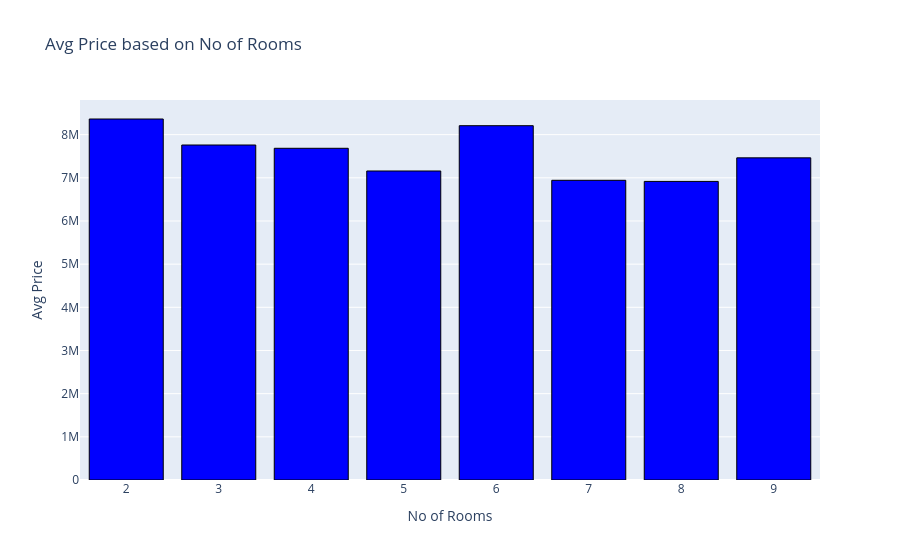
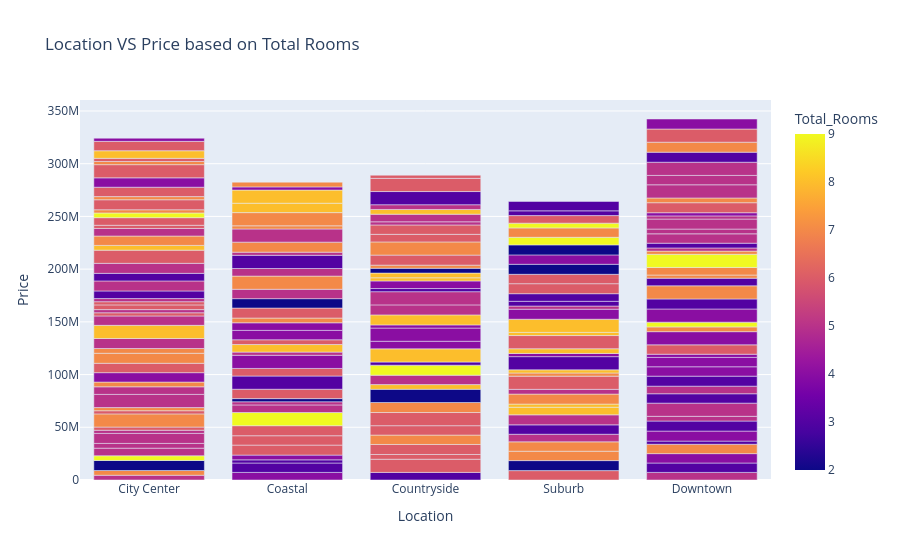
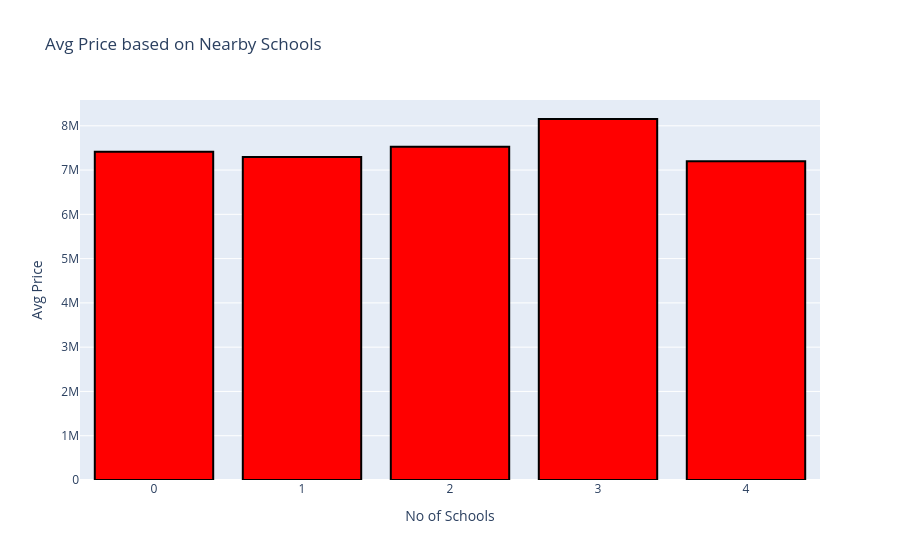
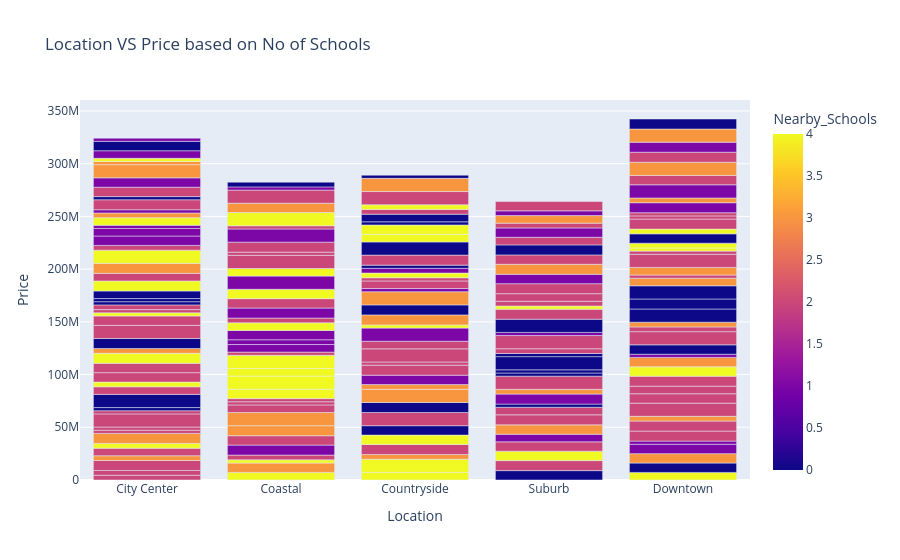

Notebook code for these charts, in order:
### Code cell
import pandas as pd
import numpy as np
import seaborn as sns
import matplotlib.pyplot as plt
import plotly.express as px
import plotly.graph_objects as go
from sklearn.feature_selection import mutual_info_regression
from sklearn.model_selection import train_test_split
from sklearn.linear_model import LinearRegression

# ----------------- Fix global randomness -----------------
np.random.seed(42)

# ----------------- Load dataset -----------------
df = pd.read_csv("HousePriceDataset.csv")

# ---------------- Handle categorical column -----------------
"""df['Has_Garden'] = df['Has_Garden'].astype(str).str.strip()
df['Has_Garden'] = df['Has_Garden'].replace("nan", pd.NA)  # Convert 'nan' strings to real NaN
df['Has_Garden'] = df['Has_Garden'].fillna(df['Has_Garden'].mode()[0])

# ----------------- Ensure numeric columns are correct -----------------
df['Nearby_Schools'] = pd.to_numeric(df['Nearby_Schools'], errors='coerce')

# ----------------- Fill missing numeric values with median -----------------
for col in ['Area_sqft', 'Bedrooms', 'Bathrooms', 'Garage_Size', 'Nearby_Schools']:
    df[col] = df[col].fillna(df[col].median())

# ----------------- Feature Engineering -----------------
#df['Total_Rooms'] = df['Bedrooms'] + df['Bathrooms']"""

# ----------------- Stable MI Calculation -----------------
X = df.copy()
y = X.pop("Price")

# Factorize categorical columns
for colname in X.select_dtypes("object"):
    X[colname], _ = X[colname].factorize()

discrete_features = X.dtypes == int

def make_mi_scores(X, y, discrete_features):
    mi_scores = mutual_info_regression(X, y, discrete_features=discrete_features, random_state=42)
    mi_scores = pd.Series(mi_scores, name="MI Scores", index=X.columns)
    mi_scores = mi_scores.sort_values(ascending=False)
    return mi_scores

mi_scores = make_mi_scores(X, y, discrete_features)
print("Mutual Information Scores:\n", mi_scores)

# ----------------- Plot MI Scores -----------------
def plot_mi_scores(scores):
    scores = scores.sort_values(ascending=True)
    width = np.arange(len(scores))
    ticks = list(scores.index)
    plt.barh(width, scores)
    plt.yticks(width, ticks)
    plt.title("Mutual Information Scores")
    plt.show()

plt.figure(dpi=100, figsize=(7, 4))
plot_mi_scores(mi_scores)

# ----------------- Year Built Grouping & Boxplot -----------------
df['Year_Group'] = pd.cut(df['Year_Built'], 
                          bins=[1950, 1970, 1990, 2010, 2025], 
                          labels=["1950–1970", "1971–1990", "1991–2010", "2011–2025"])

plt.figure(figsize=(7,4))
sns.boxplot(x="Year_Group", y="Price", data=df, palette="Set2")
plt.title("House Price Distribution by Year Group")
plt.ylabel("Price")
plt.xlabel("Year Built Group")
plt.show()

# ----------------- Average Price by Total Rooms -----------------
Room_Cat = df.groupby("Total_Rooms")['Price'].mean().reset_index()
fig = px.bar(Room_Cat,
             x="Total_Rooms",
             y="Price",
             title="Avg Price based on No of Rooms",
             labels={"Total_Rooms": "No of Rooms", "Price": "Avg Price"},
             hover_data={"Total_Rooms": True, "Price": ":,.0f"})
fig.update_traces(marker_color="blue", marker_line_color="black", marker_line_width=1)
fig.show()

# ----------------- Location vs Price based on Total Rooms -----------------
fig = px.bar(df,
             x="Location",
             y="Price",
             color="Total_Rooms",
             title="Location VS Price based on Total Rooms")
fig.show()

# ----------------- Average Price by Nearby Schools -----------------
Nearbyschool_Cat = df.groupby("Nearby_Schools")['Price'].mean().reset_index()
fig = px.bar(Nearbyschool_Cat,
             x="Nearby_Schools",
             y="Price",
             title="Avg Price based on Nearby Schools",
             labels={"Nearby_Schools": "No of Schools", "Price": "Avg Price"},
             hover_data={"Nearby_Schools": True, "Price": ":,.0f"})
fig.update_traces(marker_color="red", marker_line_color="black", marker_line_width=2)
fig.show()

# ----------------- Location vs Price based on Nearby Schools -----------------
fig = px.bar(df,
             x="Location",
             y="Price",
             color="Nearby_Schools",
             title="Location VS Price based on No of Schools")
fig.show()

# ----------------- Pie chart for number of houses in each location -----------------
loc = df['Location'].value_counts()
label = loc.index
counts = loc.values
colors = ['gold', 'lightgreen', 'skyblue', 'orange', 'pink'][:len(label)]  # flexible colors

fig = go.Figure(data=[go.Pie(labels=label, values=counts, hole=0.5)])
fig.update_layout(title_text='Number of Houses Available in Specific Locations')
fig.update_traces(
    hoverinfo='label+percent',
    textinfo='value',
    textfont_size=20,
    marker=dict(colors=colors, line=dict(color='black', width=2))
)
fig.show()

# ----------------- Bar chart for Price based on condition of house -----------------
conditon_category=df.groupby("Condition")['Price'].mean()
plt.figure(figsize=(7,4))
plt.bar(conditon_category.index,conditon_category.values)
plt.title("House Price Distribution by condition")
plt.ylabel("Price")
plt.xlabel("Condition")
plt.show()

# ----------------- Bar chart for Price based on Garage Size -----------------
Garage_capacity = df.groupby("Garage_Size")['Price'].mean().reset_index()
fig = px.bar(Garage_capacity,
             x="Garage_Size",
             y="Price",
             title="Avg Price based on Garagge soze",
             labels={"Garagge_Size": "Garage Capacity", "Price": "Avg Price"},
             hover_data={"Garage_Size": True, "Price": ":,.0f"})
fig.update_traces(marker_color="red", marker_line_color="black", marker_line_width=2)
fig.show()

# ----------------- Scatter Plot for Price based on Area -----------------
fig = px.scatter(
    df,
    x="Area_sqft",   # replace with your column name for area
    y="Price",       # use original Price (not normalized one)
    title="Area vs Price",
    labels={"Area_sqft": "Area (sqft)", "Price": "House Price"},
    hover_data={"Area_sqft": True, "Price": ":,.0f"},  # show values on hover (Price formatted with commas)
    trendline="ols",   # Ordinary Least Squares Regression
    trendline_color_override="red"
)

fig.show()

# ----------------- Distribution Plot of Price -----------------
plt.figure(figsize=(7,4))
sns.histplot(df['Price'], kde=True, bins=30, color="blue")
plt.title("Distribution of House Prices")
plt.xlabel("Price")
plt.ylabel("Frequency")
plt.show()

# ----------------- Outlier Detection -----------------
plt.figure(figsize=(7,4))
sns.boxplot(x=df['Price'], color="orange")
plt.title("Outlier Detection in House Prices")
plt.xlabel("Price")
plt.show()


# ============================================================
# ----------------- MODEL TRAINING -----------------
# ============================================================

# Encode categorical columns
df_encoded = pd.get_dummies(df, drop_first=True)

X = df_encoded.drop("Price", axis=1)
y = df_encoded["Price"]

X_train, X_test, y_train, y_test = train_test_split(X, y, test_size=0.2, random_state=42)

model = LinearRegression()
model.fit(X_train, y_train)

print("Model Training Completed ✅")

# ============================================================
# ----------------- USER INPUT & PREDICTION -----------------
# ============================================================

# Ask user for details
print("\n--- Enter House Details for Prediction ---\n")

location = input("Enter Location (City center/Downtown/Coastal/Countryside/Suburb): ")
house_type = input("Enter House Type (Apartment/Villa/Studio/Other): ")
condition = input("Enter Condition (New/Good/Average/Old): ")
transaction = input("Enter Transaction Type (Sale/Rent): ")

area_sqft = float(input("Enter Area in sqft: "))
year_built = int(input("Enter Year Built: "))
garage_size = int(input("Enter Garage Size (0,1,2,...): "))
has_garden = input("Has Garden? (Yes/No): ")
total_rooms = int(input("Enter Total Rooms: "))
nearby_schools = int(input("Enter Nearby Schools: "))

# Convert to dataframe
house = pd.DataFrame({
    "Area_sqft": [area_sqft],
    "Year_Built": [year_built],
    "Garage_Size": [garage_size],
    "Has_Garden": [has_garden],
    "Total_Rooms": [total_rooms],
    "Nearby_Schools": [nearby_schools],
    "Location": [location],
    "House_Type": [house_type],
    "Condition": [condition],
    "Transaction": [transaction]
})

# One-hot encode user input same as training data
house_encoded = pd.get_dummies(house, drop_first=True)

# Align with training features
house_encoded = house_encoded.reindex(columns=X.columns, fill_value=0)

# Predict
predicted_price = model.predict(house_encoded)[0]
print(f"\n🏠 Predicted House Price: {predicted_price:,.2f}")

### Figure 1 — Plotly figure (JSON) as saved in the notebook; plotly's stock layout.template omitted (floating-point values rounded to 4 significant figures)
{"data": [{"alignmentgroup": "True", "hovertemplate": "No of Rooms=%{x}<br>Avg Price=%{y:,.0f}<extra></extra>", "legendgroup": "", "marker": {"color": "blue", "line": {"color": "black", "width": 1}, "pattern": {"shape": ""}}, "name": "", "offsetgroup": "", "orientation": "v", "showlegend": false, "textposition": "auto", "type": "bar", "x": [2, 3, 4, 5, 6, 7, 8, 9], "xaxis": "x", "y": [8362500, 7760000, 7684000, 7158000.0, 8207500, 6942000.0, 6917000.0, 7462500], "yaxis": "y"}], "layout": {"barmode": "relative", "legend": {"tracegroupgap": 0}, "title": {"text": "Avg Price based on No of Rooms"}, "xaxis": {"anchor": "y", "domain": [0, 1], "title": {"text": "No of Rooms"}}, "yaxis": {"anchor": "x", "domain": [0, 1], "title": {"text": "Avg Price"}}}}

### Figure 2 — Plotly figure (JSON) as saved in the notebook; plotly's stock layout.template omitted (floating-point values rounded to 4 significant figures; data arrays with more than 128 entries replaced by an {"elided": "..."} marker saying what was removed)
{"data": [{"alignmentgroup": "True", "hovertemplate": "Location=%{x}<br>Price=%{y}<br>Total_Rooms=%{marker.color}<extra></extra>", "legendgroup": "", "marker": {"color": {"elided": "200 int values"}, "coloraxis": "coloraxis", "pattern": {"shape": ""}}, "name": "", "offsetgroup": "", "orientation": "v", "showlegend": false, "textposition": "auto", "type": "bar", "x": {"elided": "200 str values"}, "xaxis": "x", "y": {"elided": "200 int values"}, "yaxis": "y"}], "layout": {"barmode": "relative", "coloraxis": {"colorbar": {"title": {"text": "Total_Rooms"}}, "colorscale": [[0, "#0d0887"], [0.1111, "#46039f"], [0.2222, "#7201a8"], [0.3333, "#9c179e"], [0.4444, "#bd3786"], [0.5556, "#d8576b"], [0.6667, "#ed7953"], [0.7778, "#fb9f3a"], [0.8889, "#fdca26"], [1, "#f0f921"]]}, "legend": {"tracegroupgap": 0}, "title": {"text": "Location VS Price based on Total Rooms"}, "xaxis": {"anchor": "y", "domain": [0, 1], "title": {"text": "Location"}}, "yaxis": {"anchor": "x", "domain": [0, 1], "title": {"text": "Price"}}}}

### Figure 3 — Plotly figure (JSON) as saved in the notebook; plotly's stock layout.template omitted (floating-point values rounded to 4 significant figures)
{"data": [{"alignmentgroup": "True", "hovertemplate": "No of Schools=%{x}<br>Avg Price=%{y:,.0f}<extra></extra>", "legendgroup": "", "marker": {"color": "red", "line": {"color": "black", "width": 2}, "pattern": {"shape": ""}}, "name": "", "offsetgroup": "", "orientation": "v", "showlegend": false, "textposition": "auto", "type": "bar", "x": [0, 1, 2, 3, 4], "xaxis": "x", "y": [7415625, 7294000.0, 7526000.0, 8153000.0, 7197000.0], "yaxis": "y"}], "layout": {"barmode": "relative", "legend": {"tracegroupgap": 0}, "title": {"text": "Avg Price based on Nearby Schools"}, "xaxis": {"anchor": "y", "domain": [0, 1], "title": {"text": "No of Schools"}}, "yaxis": {"anchor": "x", "domain": [0, 1], "title": {"text": "Avg Price"}}}}

### Figure 4 — Plotly figure (JSON) as saved in the notebook; plotly's stock layout.template omitted (floating-point values rounded to 4 significant figures; data arrays with more than 128 entries replaced by an {"elided": "..."} marker saying what was removed)
{"data": [{"alignmentgroup": "True", "hovertemplate": "Location=%{x}<br>Price=%{y}<br>Nearby_Schools=%{marker.color}<extra></extra>", "legendgroup": "", "marker": {"color": {"elided": "200 int values"}, "coloraxis": "coloraxis", "pattern": {"shape": ""}}, "name": "", "offsetgroup": "", "orientation": "v", "showlegend": false, "textposition": "auto", "type": "bar", "x": {"elided": "200 str values"}, "xaxis": "x", "y": {"elided": "200 int values"}, "yaxis": "y"}], "layout": {"barmode": "relative", "coloraxis": {"colorbar": {"title": {"text": "Nearby_Schools"}}, "colorscale": [[0, "#0d0887"], [0.1111, "#46039f"], [0.2222, "#7201a8"], [0.3333, "#9c179e"], [0.4444, "#bd3786"], [0.5556, "#d8576b"], [0.6667, "#ed7953"], [0.7778, "#fb9f3a"], [0.8889, "#fdca26"], [1, "#f0f921"]]}, "legend": {"tracegroupgap": 0}, "title": {"text": "Location VS Price based on No of Schools"}, "xaxis": {"anchor": "y", "domain": [0, 1], "title": {"text": "Location"}}, "yaxis": {"anchor": "x", "domain": [0, 1], "title": {"text": "Price"}}}}
